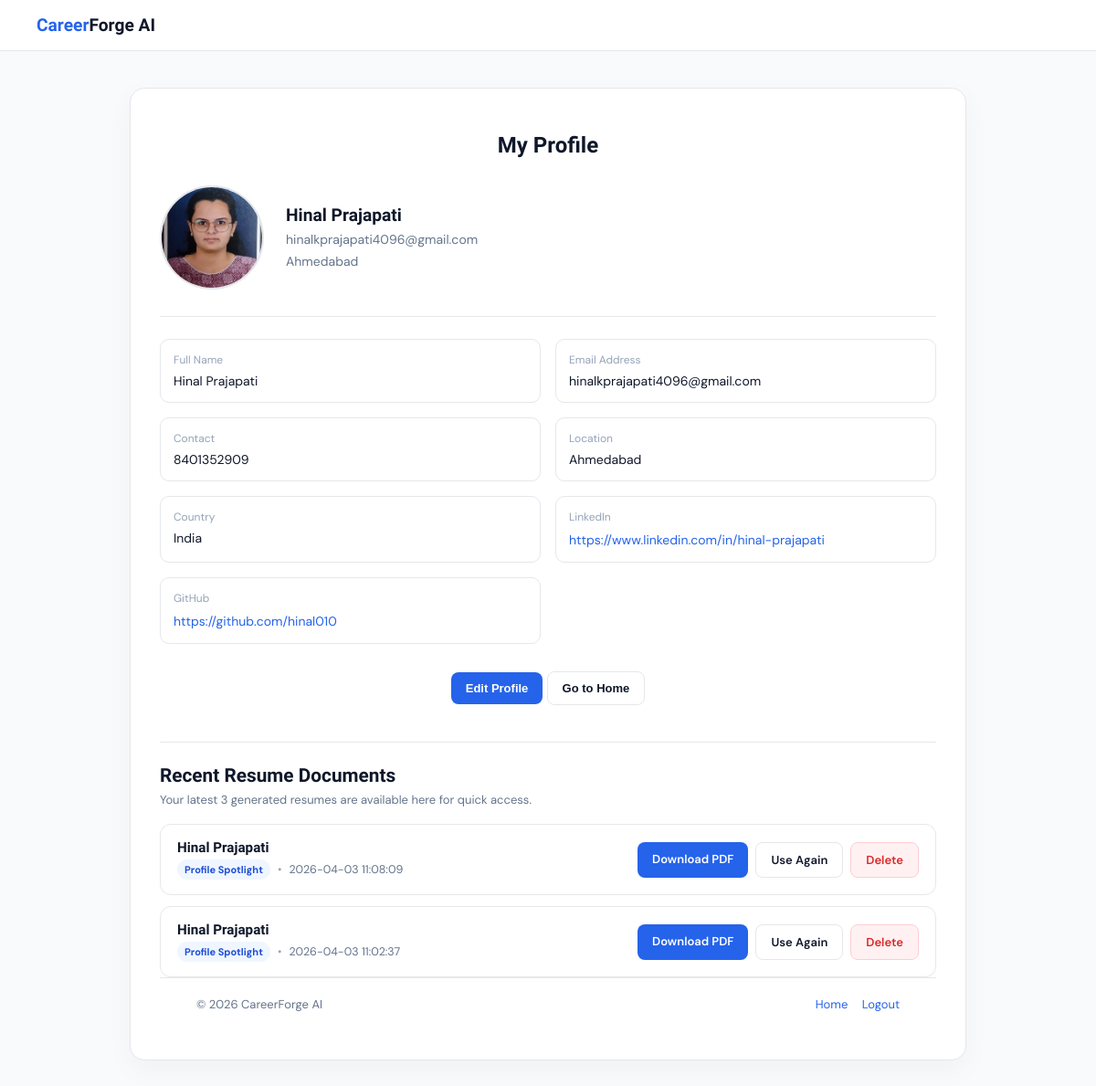
The app's page /my_profile (signed in), older data.
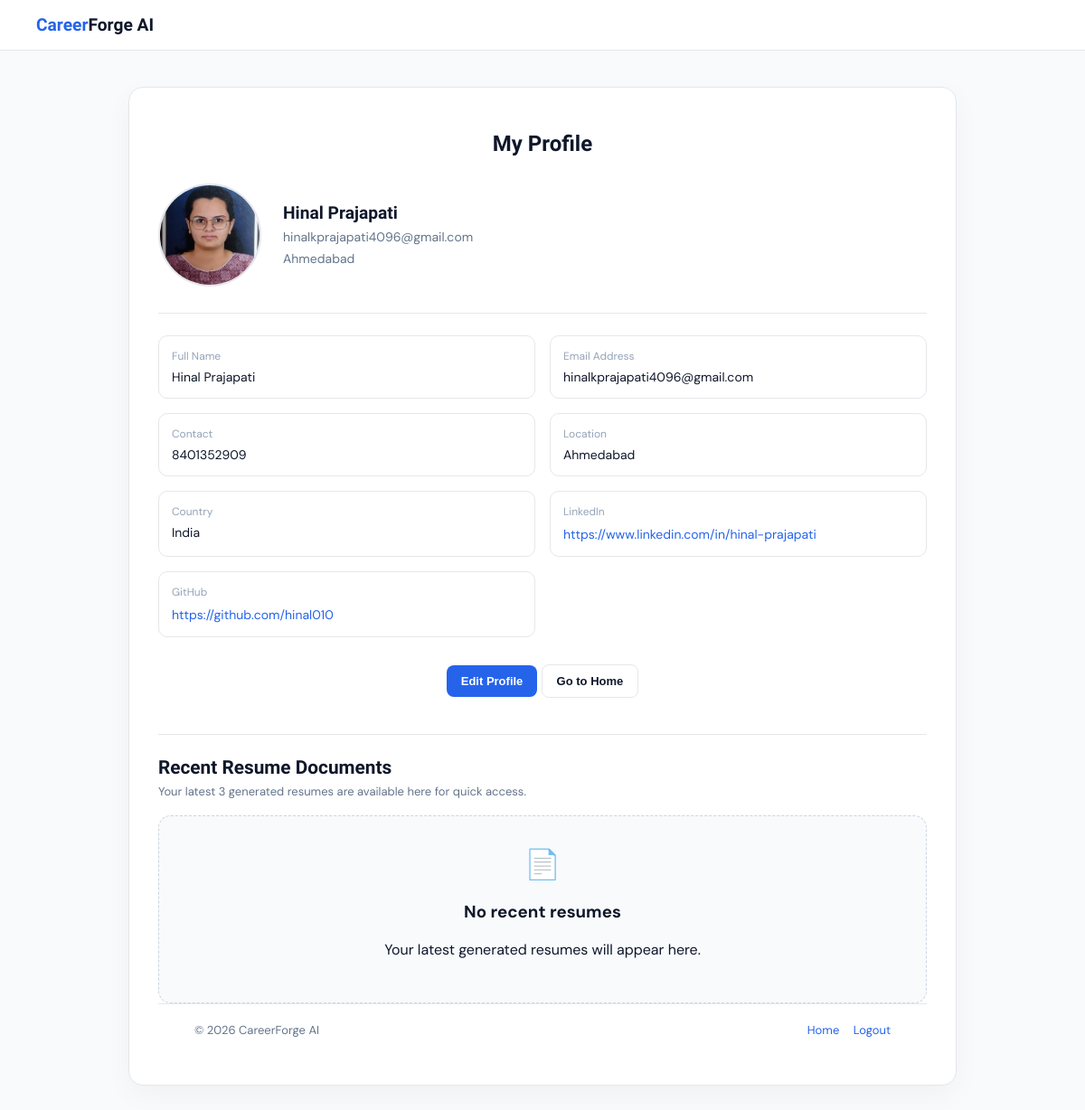
The same page, newer data.
### tables this page shows
CREATE TABLE resume_history (
    id INTEGER PRIMARY KEY AUTOINCREMENT,
    user_id INTEGER NOT NULL,
    resume_name TEXT NOT NULL,
    template_name TEXT NOT NULL,
    html_file TEXT NOT NULL,
    pdf_file TEXT NOT NULL,
    created_at TEXT DEFAULT CURRENT_TIMESTAMP,
    FOREIGN KEY (user_id) REFERENCES users(id) ON DELETE CASCADE
);

### main.py (the view)
@app.get("/my_profile", response_class=HTMLResponse)
def my_profile_page(request: Request):
    user = require_login(request)
    if isinstance(user, RedirectResponse):
        return user
    profile = get_user_profile(user["id"])
    resume_history = get_resume_history(user["id"])
    return templates.TemplateResponse(
        request,
        "my_profile.html",
        {
            "request": request,
            "user": user,
            "profile": profile,
            "resume_history": resume_history
        }
    )

### template/my_profile.html (shortened to what the changed rows need)
<!DOCTYPE html>
<html lang="en">
<head>
  <link rel="stylesheet" href="/static/my_profile.css" />
</head>
<body>
  <div class="profile-wrapper">
    <div class="profile-card">
      <h1 class="profile-title">My Profile</h1>
      <div class="profile-top">
        <div class="profile-basic">
          <h2>{{ profile.full_name if profile and profile.full_name else user.full_name }}</h2>
        </div>
      </div>
      <div class="resume-history-section">
  <div class="history-header">
    <h2>Recent Resume Documents</h2>
  </div>
  {% if resume_history and resume_history|length > 0 %}
    <div class="resume-history-list">
      {% for item in resume_history %}
        <div class="resume-history-row">
          <div class="resume-history-info">
            <h3>{{ item.resume_name }}</h3>
            <p>
              <span class="template-badge">{{ item.template_name.replace('-', ' ').title() }}</span>
              <span class="history-dot">•</span>
              <span class="resume-date">{{ item.created_at }}</span>
            </p>
          </div>
          <div class="resume-history-actions">
            <a href="/resume_history/download/{{ item.id }}" class="btn btn-primary">Download PDF</a>
            <a href="/resume_preview?template={{ item.template_name }}" class="btn btn-secondary">Use Again</a>
            <a
              href="/resume_history/delete/{{ item.id }}"
              class="btn btn-danger"
              onclick="return confirm('Delete this saved resume?')"
            >
              Delete
            </a>
          </div>
        </div>
      {% endfor %}
    </div>
  {% else %}
    <div class="empty-history">
      <div class="empty-history-icon">📄</div>
      <h3>No recent resumes</h3>
      <p>Your latest generated resumes will appear here.</p>
    </div>
  {% endif %}
</div>
</body>
</html>

Row changes from the older to the newer data that the page shows:
removed resume_history: resume_name "Hinal Prajapati", template_name.replace "Profile Spotlight", created_at "2026-04-03 11:08:09"
removed resume_history: resume_name "Hinal Prajapati", template_name.replace "Profile Spotlight", created_at "2026-04-03 11:02:37"
Text that changed along with them:
text now shown: "📄 No recent resumes Your latest generated resumes will appear here."
